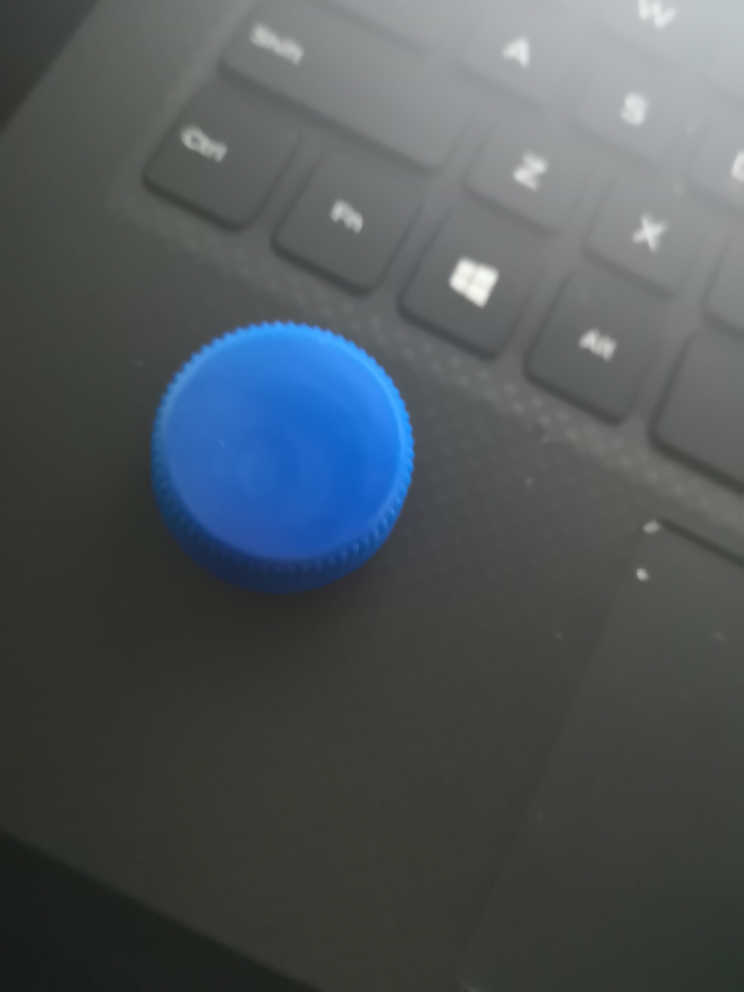
#> input picture Vision/training-set/IMG_20191004_183124.jpg, 2976 x 3968 px, given in place of the camera (shown at 1/4 size)
$ python motion-tracker.py
#> lines starting #> are read from the running program, lines starting #| are printed output that depends on the picture; after the words box and inside, x2 and y2 are one past the last pixel; in counts of white or black regions, pixels touching at a corner belong together
#> further down, frame is the input picture: shape (3968, 2976, 3); mean B, G, R 89.8, 85.4, 79.3
#William Xie 10/04/19
#code used from: https://www.pyimagesearch.com/2015/09/14/ball-tracking-with-opencv/
#since sample code used to detect a ball, likely will
#struggle on side profile views of cap

from collections import deque
from imutils.video import VideoStream
import numpy as np
import argparse
import cv2
import imutils
import time
import os
import tracker

def nothing(x):
    pass

#will not use args -v, --video
ap = argparse.ArgumentParser()
ap.add_argument("-v", "--video",
    help="path to the (optional) video file")
ap.add_argument("-b", "--buffer", type=int, default=64,
    help="max buffer size")
args = vars(ap.parse_args())

setting = {'hue_min':0, 'hue_max': 180, 'sat_min': 0, 'sat_max': 255, 'val_min': 0, 'val_max': 255}
setting_file = os.path.join(os.path.expanduser('~'), '.multithresh.json') #for loading specific thresholds later on
if os.path.exists(setting_file):
    with open(setting_file, 'r') as f:
        setting = json.load(f)

#def lower/upper boundaries of the bottle cap, --> "blue"
#range in HSV values, intialize list of range of hue, saturation, value
#adjust HERE to filter for different colors
lower = np.array([setting['hue_min'], setting['sat_min'], setting['val_min']])
upper = np.array([setting['hue_max'], setting['sat_max'], setting['val_max']])

""" lower = (0, 0, 0)
upper = (0, 0, 255) """
pts = deque(maxlen=args["buffer"])

w_name = 'webcam'
cv2.namedWindow(w_name)
cv2.namedWindow('track')

cv2.createTrackbar('h_min', 'track', setting['hue_min'], 180, nothing)
cv2.createTrackbar('s_min', 'track', setting['sat_min'], 255, nothing)
cv2.createTrackbar('v_min', 'track', setting['val_min'], 255, nothing)

cv2.createTrackbar('h_max', 'track', setting['hue_max'], 180, nothing)
cv2.createTrackbar('s_max', 'track', setting['sat_max'], 255, nothing)
cv2.createTrackbar('v_max', 'track', setting['val_max'], 255, nothing)


#if no video, refer to webcam-->this is the desired behavior
if not args.get("video", False):
    vs = VideoStream(src=0).start()
#if video specified, grab reference to file
#might hardcode this later to search for index 1 webcam
else:
    vs = cv2.VideoCapture(args["video"])

#delay for camera init
time.sleep(2.0)

#takes input from cv2 sliders to adjust hsv min/max values
#shows trackbars on different window, 'track'
def refresh_color(min, max, frame):
    hsv_hue_min = cv2.getTrackbarPos('h_min', 'track')
    hsv_saturation_min = cv2.getTrackbarPos('s_min', 'track')
    hsv_value_min = cv2.getTrackbarPos('v_min', 'track')

    hsv_hue_max = cv2.getTrackbarPos('h_max', 'track')
    hsv_saturation_max = cv2.getTrackbarPos('s_max', 'track')
    hsv_value_max = cv2.getTrackbarPos('v_max', 'track')

    upper[2] = hsv_value_max
    upper[1] = hsv_saturation_max
    upper[0] = hsv_hue_max

    lower[0] = hsv_hue_min
    lower[1] = hsv_saturation_min
    lower[2] = hsv_value_min

    print("-"*50)
    print(f"Hue: {lower[0]*2:d}-{upper[0]*2:d} deg")
    print(f"Sat: {lower[1]/2.55:.0f}-{upper[1]/2.55:.0f} %")
    print(f"Val: {lower[2]/2.55:.0f}-{upper[2]/2.55:.0f} %")

#takes raw frame and performs color filtering and noise reduction
def process(frame):
    #resize frame, blur, convert to HSV registering
    #frame = imutils.resize(frame, width=640)
    blurred = cv2.GaussianBlur(frame, (11,11), 0)
    hsv = cv2.cvtColor(blurred, cv2.COLOR_BGR2HSV)
#> hsv: shape (3968, 2976, 3); mean H, S, V 62.5, 29.1, 92.3

    #construct mask for desired color value
    #series of dilations and erosions to remove blobs in mask
    mask = cv2.inRange(hsv, lower, upper)
#> mask: shape (3968, 2976); every value is 255
    mask = cv2.erode(mask, None, iterations=2)
    mask = cv2.dilate(mask, None, iterations=2)
    #kernel = cv2.getStructuringElement(cv2.MORPH_RECT,(3,3))
    #kernel = cv2.getStructuringElement(cv2.MORPH_CROSS,(3,3))
    #erode followed by dilate to reduce noise
    #mask = cv2.morphologyEx(mask, cv2.MORPH_OPEN, kernel)

    #by this point, should be able to detect filtered out blue bottle cap
    return mask

#finds contours and does stuff to them
def track_targets(mask, frame):
    #finding contours in mask, init (x,y) of ball
    cntrs = cv2.findContours(mask.copy(), cv2.RETR_EXTERNAL,
        cv2.CHAIN_APPROX_NONE)
#> cntrs = 1 contour; box (x1, y1, x2, y2) and area: (0, 0, 2976, 3968) 11801825
    cntrs = imutils.grab_contours(cntrs)
    center = None

    for contour in cntrs:
        cv2.drawContours(mask, [contour], 0, (255, 0, 255), 3)
#> this loop made 1 pass

    #continue if >=1 contours found
    #doin stuff to contours
    if len(cntrs) > 0:
        #find largest contour in mask
        #computer minimum enclosing circle and centroid
        circle = max(cntrs, key=cv2.contourArea)
#> circle = contour of 13884 points, box (x1, y1, x2, y2) (0, 0, 2976, 3968), area 11801825
        ((x,y), radius) = cv2.minEnclosingCircle(circle)
#> x = 1487.5; y = 1983.5; radius = 2479.3
        moments_arr = cv2.moments(circle)
#> moments_arr = moments, m00 11801825, centre m10/m00, m01/m00 = (1487.5, 1983.5)
        center = (int(moments_arr["m10"] / moments_arr["m00"]),
            int(moments_arr["m01"] / moments_arr["m00"]))
#> center = (1487, 1983)

        #cap must meet certain min radius
        #adjust HERE for different sized balls
        if radius > 0.5:
            #draw circle, centroid on frame, update list of points
            cv2.circle(frame, (int(x), int(y)), int(radius),
            (0, 255, 255), 2)
            cv2.circle(frame, center, 5, (0, 0, 255), -1)
            cv2.circle(mask, (int(x), int(y)), int(radius),
            (0, 255, 255), 2)
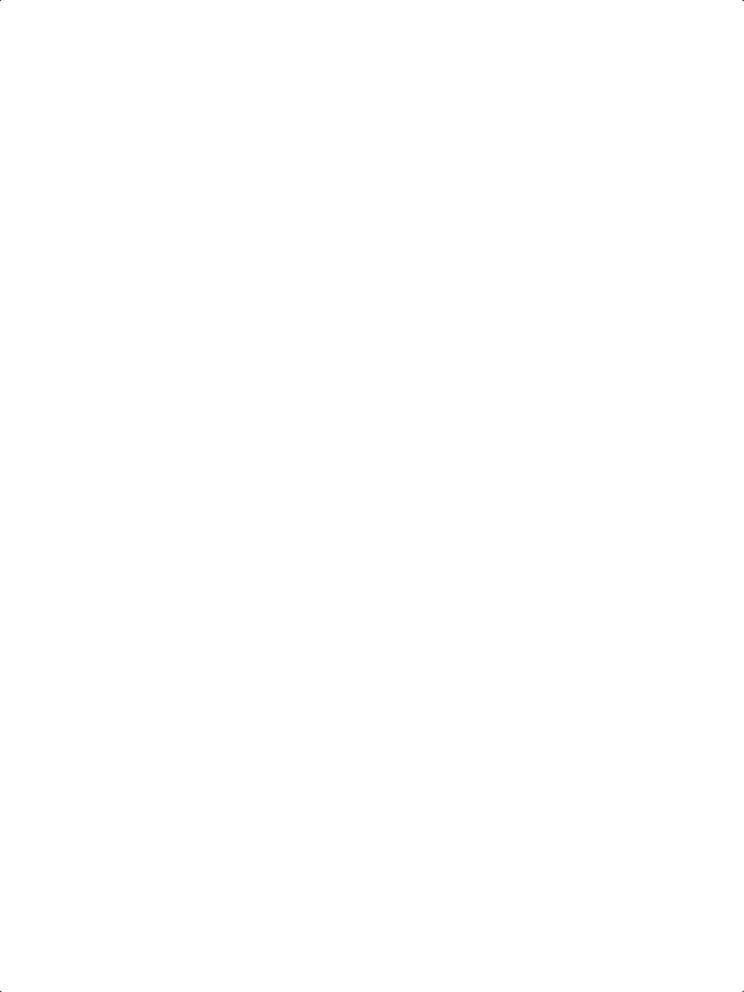
#> mask: shape (3968, 2976) (shown at 1/4 size); 100% white; black in thin lines or dots
            cv2.circle(mask, center, 5, (0, 0, 255), -1)
#> mask: shape (3968, 2976); 100% white; 5 black regions (1 under 20 px), largest, box (x1, y1, x2, y2) and area: (1482, 1978, 1493, 1989) 81, (2969, 0, 2976, 6) 21, (2968, 3962, 2976, 3968) 21, (0, 3962, 7, 3968) 20


    pts.appendleft(center)
    #draw trail of centroid points
    for i in range(1, len(pts)):
        #if either of tracked points are None, ignore
        if pts[i-1] is None or pts[i] is None:
            continue

        #otherwise, compute thickness of line and draw connector
        thickness = int(np.sqrt(args["buffer"]
            / float(i + 1))*2.5)
        cv2.line(frame, pts[i-1], pts[i], (0, 0, 255), thickness)
        cv2.line(mask, pts[i-1], pts[i], (0, 0, 255), thickness)


while vs.read() is not None:
    frame = vs.read()
    #take frame from webcam or video file
    frame = frame [1] if args.get("video", False) else frame
    """ if frame is None:
        break """

    #shows unfiltered frame
    refresh_color(lower, upper, frame)
    cv2.imshow('track', frame)
    #processes frame for contour detection
    mask = process(frame)
    #performs contour detection as desired
    #draws contours on mask and frame
    track_targets(mask, frame)

    #show process, detected name
    cv2.imshow(w_name, mask)
    key_press = cv2.waitKey(20)
#> (key Esc is pressed here)
    if key_press == 27:
        break

if not args.get("video", False):
    vs.stop()
else:
    vs.release()

cv2.destroyWindow(w_name)
